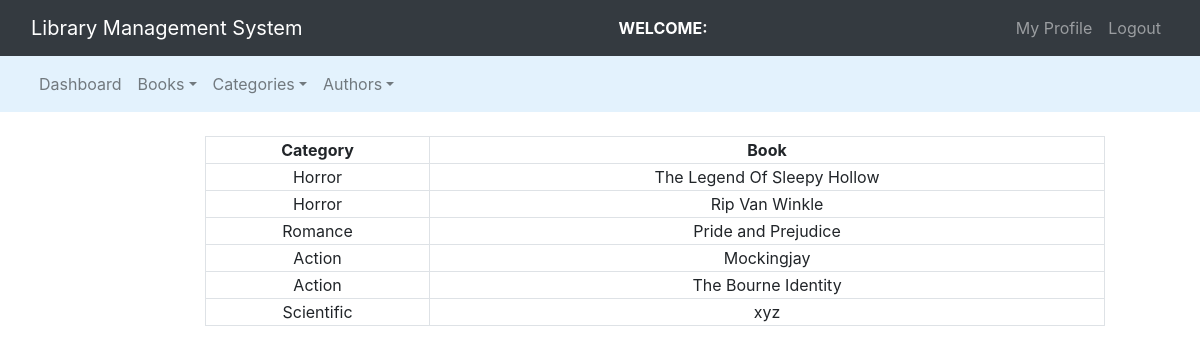
The page /admin/reg_categories.php on the database its author committed.
### tables this page shows
CREATE TABLE `books` (
  `isbn` int(11) NOT NULL,
  `book_name` varchar(60) NOT NULL,
  `author_id` int(10) NOT NULL,
  `category_id` int(10) NOT NULL,
  `book_copies` int(10) NOT NULL,
  `book_price` int(11) DEFAULT NULL
);

CREATE TABLE `category` (
  `category_id` int(11) NOT NULL,
  `category_name` varchar(30) NOT NULL
);

### admin/reg_categories.php (the view, shortened to what this page needs)
<?php
    $connection = mysqli_connect('localhost', 'root', '', 'lms_main');
    $query = "select category.category_name as category, books.book_name as name from category left join books on category.category_id = books.category_id";
?>
<!DOCTYPE html>
<html lang="en">
<head>
    <link rel="stylesheet" type="text/css" href="../bootstrap-4.4.1/css/bootstrap.min.css">
</head>
<body>
    <nav class="navbar navbar-expand-lg navbar-dark bg-dark">
    <div class="container-fluid">
			<div class="navbar-header">
				<a class="navbar-brand" href="index.php">Library Management System</a>
			</div>
        <font style="color : white"><span><strong><?php echo "WELCOME: ".$_SESSION['name']; ?></strong></span></font>
		    <ul class="nav navbar-nav navbar-right">
		      <li class="nav-item dropdown">
                <a href="" class="nav-link dropdown toggle" data-toggle = "dropdown">My Profile</a>
              </li>
              <li class="nav-item">
                <a href="logout.php" class="nav-link">Logout</a>
              </li>
		    </ul>
		</div>
    </nav>
    <nav class="navbar navbar-expand-lg navbar-light" style="background-color: #e3f2fd;">
      <div class="container-fluid">
        <ul class="nav navbar-nav navbar-center">
          <li class="nav-item">
            <a href="admin_dashboard.php" class="nav-link">Dashboard</a>
          </li>
          <li class="nav-item dropdown">
            <a href="" class="nav-link dropdown-toggle" data-toggle="dropdown">Books</a>
          </li>
          <li class="nav-item dropdown">
            <a href="" class="nav-link dropdown-toggle" data-toggle="dropdown">Categories</a>
          </li>
          <li class="nav-item dropdown">
            <a href="" class="nav-link dropdown-toggle" data-toggle="dropdown">Authors</a>
          </li>
        </ul>
      </div>
    </nav><br>
    <div class="row">
        <div class="col-md-2"></div>
        <div class="col-md-8">
            <form>
                <table class="table-bordered" width="900px" style="text-align: center;">
                    <tr>
                        <th>Category</th>
                        <th>Book</th>
                    </tr>
                    <?php
                        $query_run = mysqli_query($connection, $query);
                        while($row=mysqli_fetch_assoc($query_run))
                        {
                            $name = $row['name'];
                            $category = $row['category'];
                            echo "<tr><td>$category</td><td>$name</td></tr>";
                        }
                    ?>
                </table>
            </form>
        </div>
        <div class="col-md-2"></div>
    </div>
</body>
</html>

### rows shown on the page
books: category.category_name "Horror", book_name "The Legend Of Sleepy Hollow"
books: category.category_name "Horror", book_name "Rip Van Winkle"
books: category.category_name "Romance", book_name "Pride and Prejudice"
books: category.category_name "Action", book_name "Mockingjay"
books: category.category_name "Action", book_name "The Bourne Identity"
books: category.category_name "Scientific", book_name "xyz"
